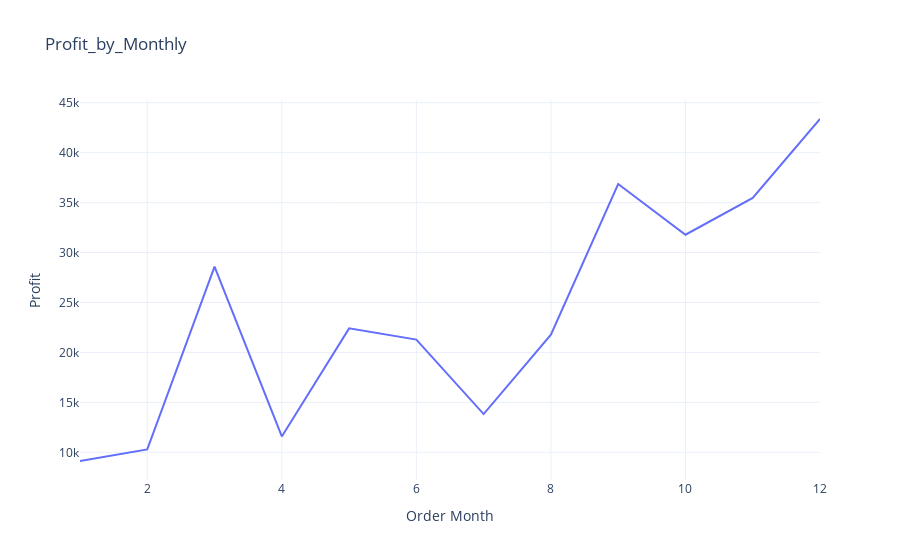

The notebook cell this image was saved under:
### Code cell
fig = px.line(profit_by_Month ,x="Order Month",y="Profit",title="Profit_by_Monthly")
fig.show()

### Figure 1 — Plotly figure (JSON) as saved in the notebook; plotly's stock layout.template omitted (floating-point values rounded to 4 significant figures)
{"data": [{"hovertemplate": "Order Month=%{x}<br>Profit=%{y}<extra></extra>", "legendgroup": "", "line": {"color": "#636efa", "dash": "solid"}, "marker": {"symbol": "circle"}, "mode": "lines", "name": "", "orientation": "v", "showlegend": false, "type": "scatter", "x": [1, 2, 3, 4, 5, 6, 7, 8, 9, 10, 11, 12], "xaxis": "x", "y": [9134.0, 10290.0, 28590.0, 11590.0, 22410.0, 21290.0, 13830.0, 21780.0, 36860.0, 31780.0, 35470.0, 43370.0], "yaxis": "y"}], "layout": {"legend": {"tracegroupgap": 0}, "title": {"text": "Profit_by_Monthly"}, "xaxis": {"anchor": "y", "domain": [0, 1], "title": {"text": "Order Month"}}, "yaxis": {"anchor": "x", "domain": [0, 1], "title": {"text": "Profit"}}}}
